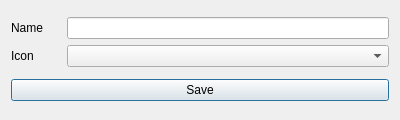
<?xml version="1.0" encoding="UTF-8"?>
<ui version="4.0">
 <class>BookmarkDialogWindow</class>
 <widget class="QDialog" name="BookmarkDialogWindow">
  <property name="geometry">
   <rect>
    <x>0</x>
    <y>0</y>
    <width>400</width>
    <height>120</height>
   </rect>
  </property>
  <property name="windowTitle">
   <string>Bookmark</string>
  </property>
  <layout class="QGridLayout" name="gridLayout">
   <item row="0" column="0">
    <layout class="QGridLayout" name="gridLayout_2">
     <property name="spacing">
      <number>6</number>
     </property>
     <item row="0" column="0">
      <widget class="QLabel" name="name_label">
       <property name="minimumSize">
        <size>
         <width>50</width>
         <height>0</height>
        </size>
       </property>
       <property name="text">
        <string>Name</string>
       </property>
      </widget>
     </item>
     <item row="0" column="1">
      <widget class="QLineEdit" name="name"/>
     </item>
     <item row="1" column="0">
      <widget class="QLabel" name="icon_label">
       <property name="text">
        <string>Icon</string>
       </property>
      </widget>
     </item>
     <item row="1" column="1">
      <widget class="QComboBox" name="icon_combo"/>
     </item>
    </layout>
   </item>
   <item row="1" column="0">
    <widget class="QPushButton" name="button">
     <property name="text">
      <string>Save</string>
     </property>
    </widget>
   </item>
  </layout>
 </widget>
 <tabstops>
  <tabstop>name</tabstop>
  <tabstop>icon_combo</tabstop>
  <tabstop>button</tabstop>
 </tabstops>
 <resources/>
 <connections/>
</ui>
